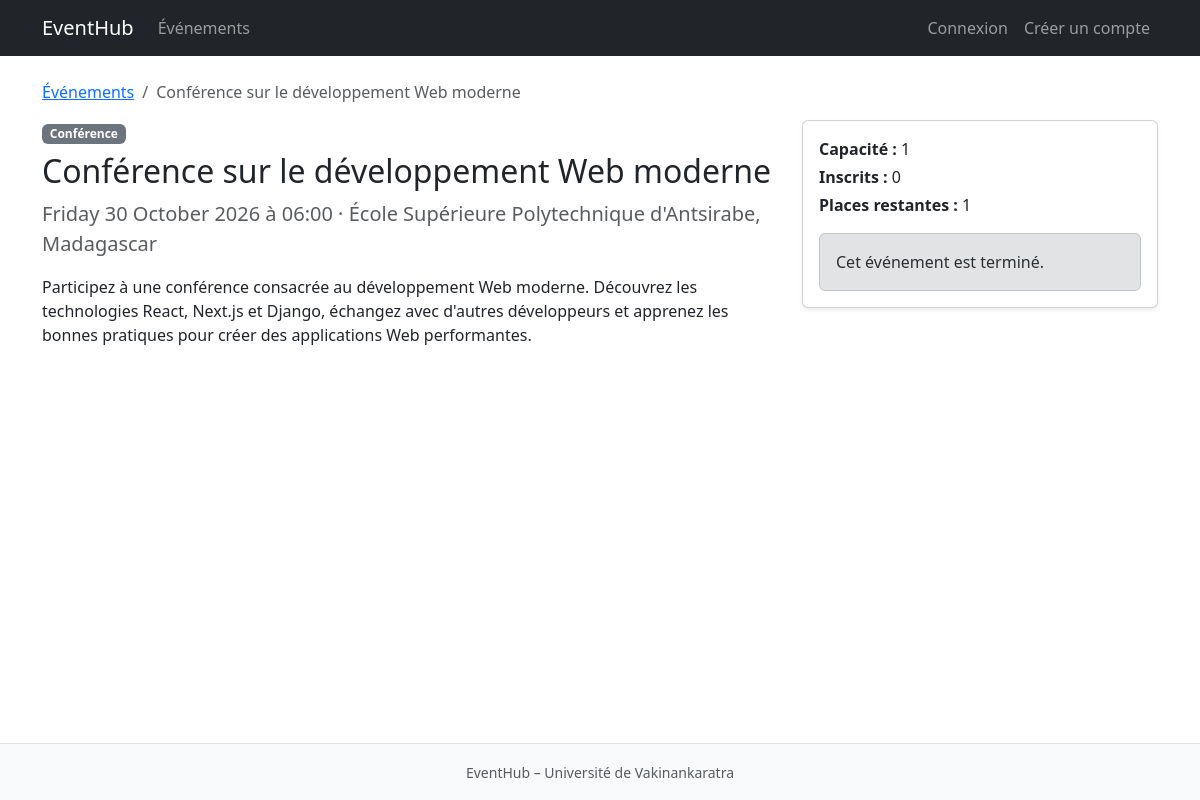
The app's page /evenements/1/ with its own data.
### events/models.py (models this page shows, shortened)
class HorodatageModel(models.Model):
    date_creation = models.DateTimeField(auto_now_add=True)
    date_modification = models.DateTimeField(auto_now=True)
    class Meta:
        abstract = True

class Evenement(HorodatageModel):
    titre = models.CharField(max_length=200)
    description = models.TextField()
    date = models.DateTimeField(db_index=True)
    lieu = models.CharField(max_length=255)
    capacite = models.PositiveIntegerField(validators=[MinValueValidator(1)])
    categorie = models.ForeignKey(
        Categorie, on_delete=models.PROTECT, related_name="evenements"
    )
    cree_par = models.ForeignKey(
        settings.AUTH_USER_MODEL,
        on_delete=models.PROTECT,
        related_name="evenements_crees",
    )
    objects = EvenementQuerySet.as_manager()
    class Meta:
        verbose_name = "Événement"
        verbose_name_plural = "Événements"
        ordering = ["date"]
        constraints = [
            models.CheckConstraint(
                condition=Q(capacite__gte=1),
                name="evenement_capacite_positive",
            )
        ]
    @property
    def nombre_inscrits(self):
        if hasattr(self, "nb_inscrits"):
            return self.nb_inscrits
        return self.inscriptions.filter(
            statut=Inscription.Statut.CONFIRMEE
        ).count()
    @property
    def places_restantes(self):
        return max(0, self.capacite - self.nombre_inscrits)
    @property
    def est_a_venir(self):
        return self.date > timezone.now()

class Categorie(HorodatageModel):
    nom = models.CharField(max_length=100, unique=True)
    description = models.TextField(blank=True)
    class Meta:
        verbose_name = "Catégorie"
        verbose_name_plural = "Catégories"
        ordering = ["nom"]

### events/views.py (the view)
# urls.py: path("evenements/<int:pk>/", views.EvenementDetailView.as_view(), name="detail"),
class EvenementDetailView(DetailView):
    template_name = "evenements/detail.html"
    context_object_name = "evenement"
    def get_queryset(self):
        return (
            Evenement.objects.avec_stats()
            .select_related("categorie", "cree_par")
        )
    def get_context_data(self, **kwargs):
        contexte = super().get_context_data(**kwargs)
        utilisateur = self.request.user
        contexte["inscription"] = None
        if utilisateur.is_authenticated:
            contexte["inscription"] = Inscription.objects.filter(
                participant=utilisateur, evenement=self.object
            ).first()
        return contexte

### events/models.py (called while the page is built)
    def avec_stats(self):
        return self.annotate(
            nb_inscrits=Count(
                "inscriptions",
                filter=Q(inscriptions__statut="confirmed"),
            ),
            nb_inscriptions_total=Count("inscriptions"),
        )

### templates/evenements/detail.html (shortened to what this page needs)
{% extends "base.html" %}
{% block content %}
<nav aria-label="breadcrumb">
    <ol class="breadcrumb">
        <li class="breadcrumb-item"><a href="{% url 'evenements:liste' %}">Événements</a></li>
        <li class="breadcrumb-item active">{{ evenement.titre }}</li>
    </ol>
</nav>
<div class="row">
    <div class="col-lg-8">
        <span class="badge bg-secondary mb-2">{{ evenement.categorie.nom }}</span>
        <h1 class="h2">{{ evenement.titre }}</h1>
        <p class="lead text-muted">
            {{ evenement.date|date:"l d F Y à H:i" }} · {{ evenement.lieu }}
        </p>
        <p style="white-space: pre-line;">{{ evenement.description }}</p>
    </div>
    <div class="col-lg-4">
        <div class="card shadow-sm">
            <div class="card-body">
                <p class="mb-1"><strong>Capacité :</strong> {{ evenement.capacite }}</p>
                <p class="mb-1"><strong>Inscrits :</strong> {{ evenement.nombre_inscrits }}</p>
                <p class="mb-3"><strong>Places restantes :</strong> {{ evenement.places_restantes }}</p>
                {% if not evenement.est_a_venir %}
                    <div class="alert alert-secondary mb-0">Cet événement est terminé.</div>
                {% elif inscription and inscription.est_confirmee %}
                    <div class="alert alert-success">Vous êtes inscrit à cet événement.</div>
                    <a href="{% url 'evenements:annuler' inscription.pk %}"
                       class="btn btn-outline-danger w-100">Annuler mon inscription</a>
                {% elif evenement.est_complet %}
                    <div class="alert alert-danger mb-0">Complet</div>
                {% elif user.is_authenticated %}
                    <form method="post" action="{% url 'evenements:inscrire' evenement.pk %}">
                        {% csrf_token %}
                        <button type="submit" class="btn btn-primary w-100">S'inscrire</button>
                    </form>
                {% else %}
                    <a href="{% url 'accounts:connexion' %}?next={{ request.path }}"
                       class="btn btn-primary w-100">Se connecter pour s'inscrire</a>
                {% endif %}
            </div>
        </div>
    </div>
</div>
{% endblock %}

### records on screen
Evenement: titre "Conférence sur le développement Web moderne", categorie.nom "Conférence", date "Friday 30 October 2026 à 06:00", lieu "École Supérieure Polytechnique d'Antsirabe, Madagascar", description "Participez à une conférence consacrée au développement Web moderne. Découvrez les technologies React, Next.js et Django, échangez avec d'autres développeurs et apprenez les bonnes pratiques pour créer des applications Web performantes.", capacite "1", nombre_inscrits "0", places_restantes "1"
